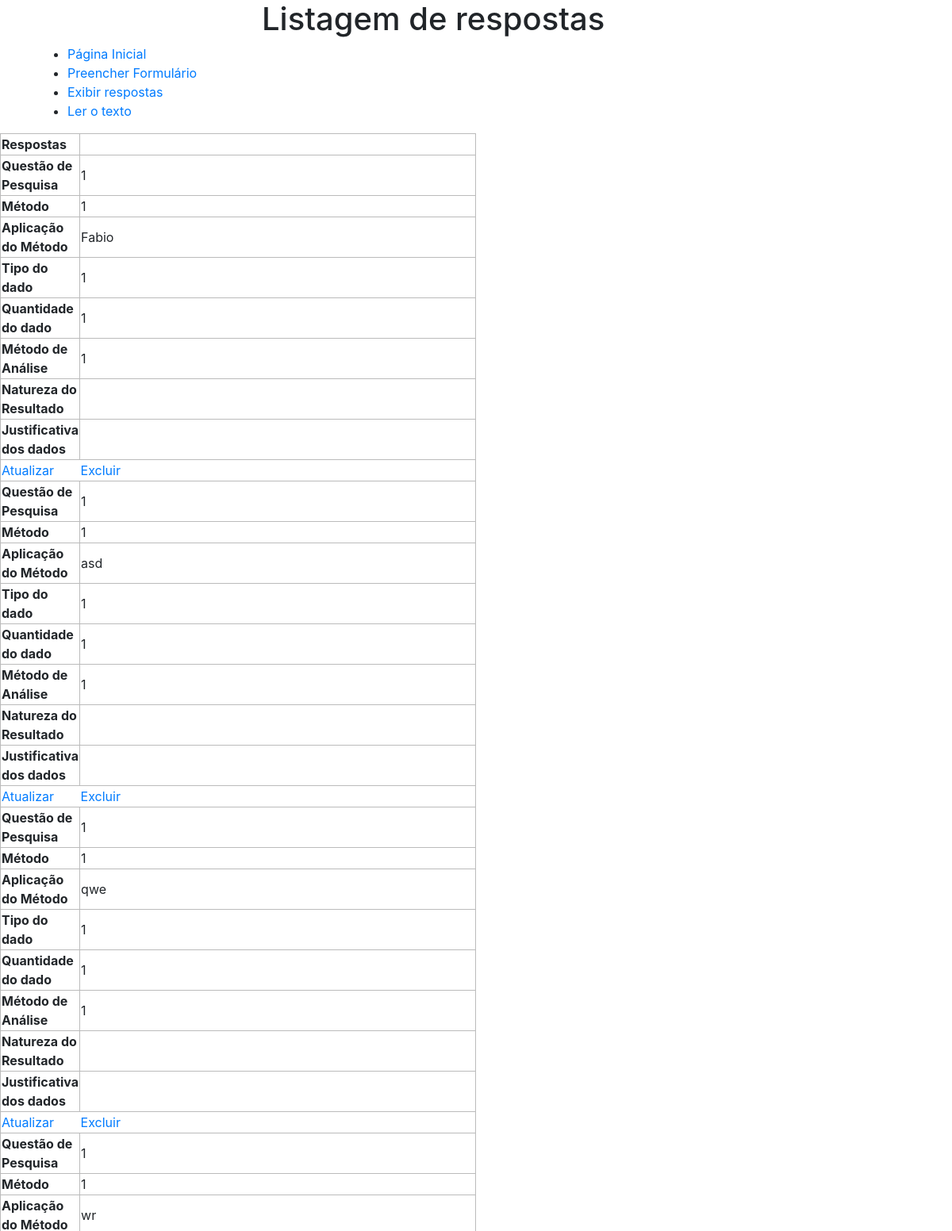
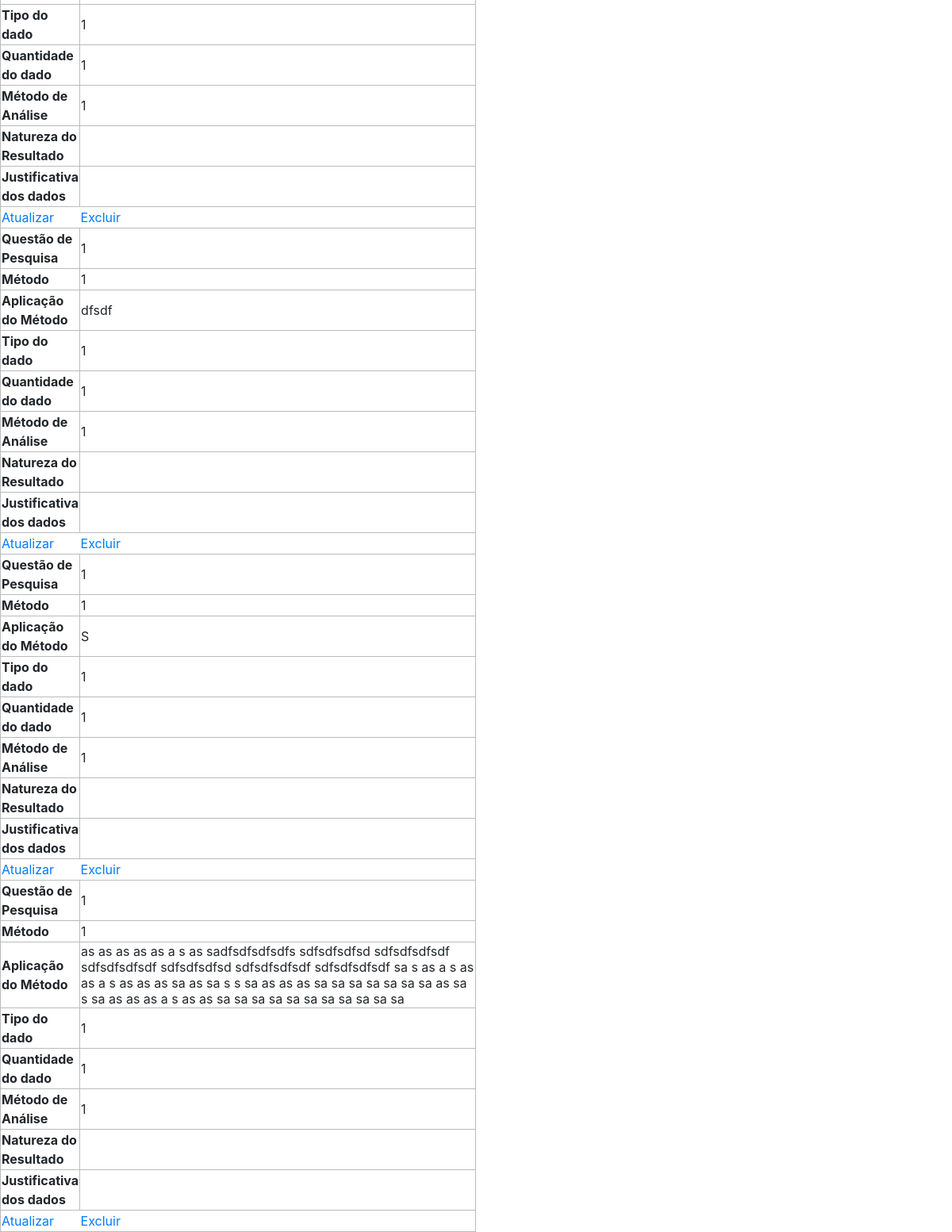
The page /produtos/ on the database as committed earlier (2 pictures, top to bottom).
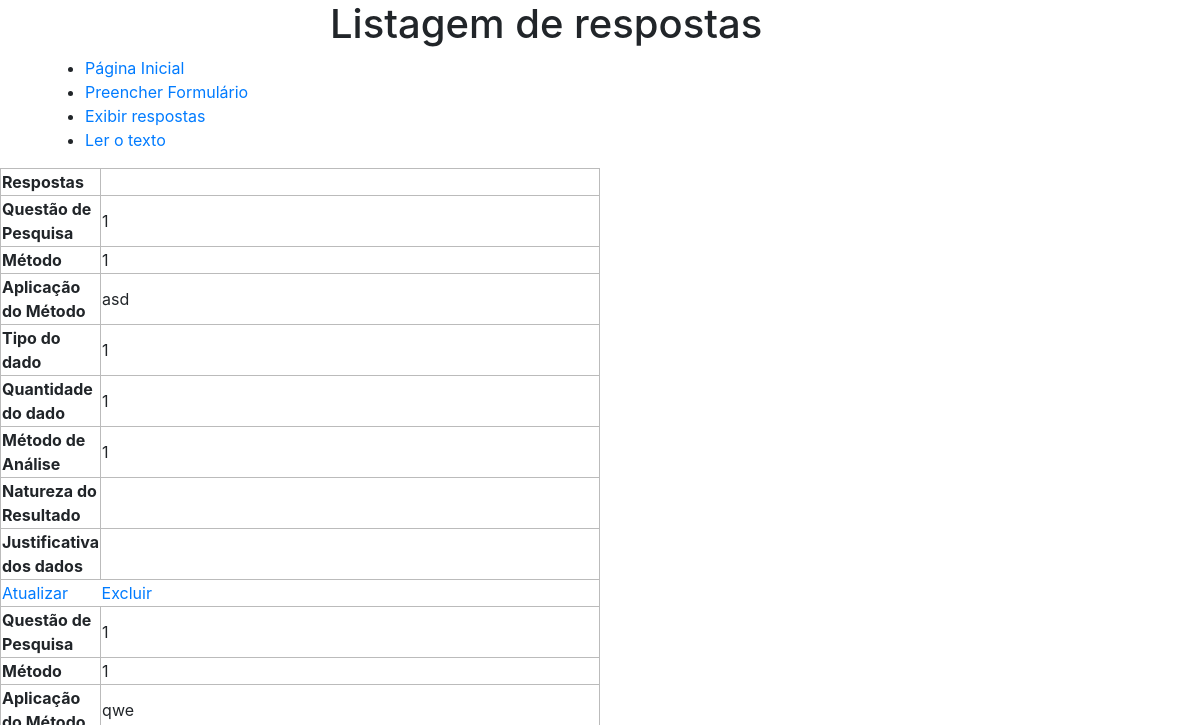
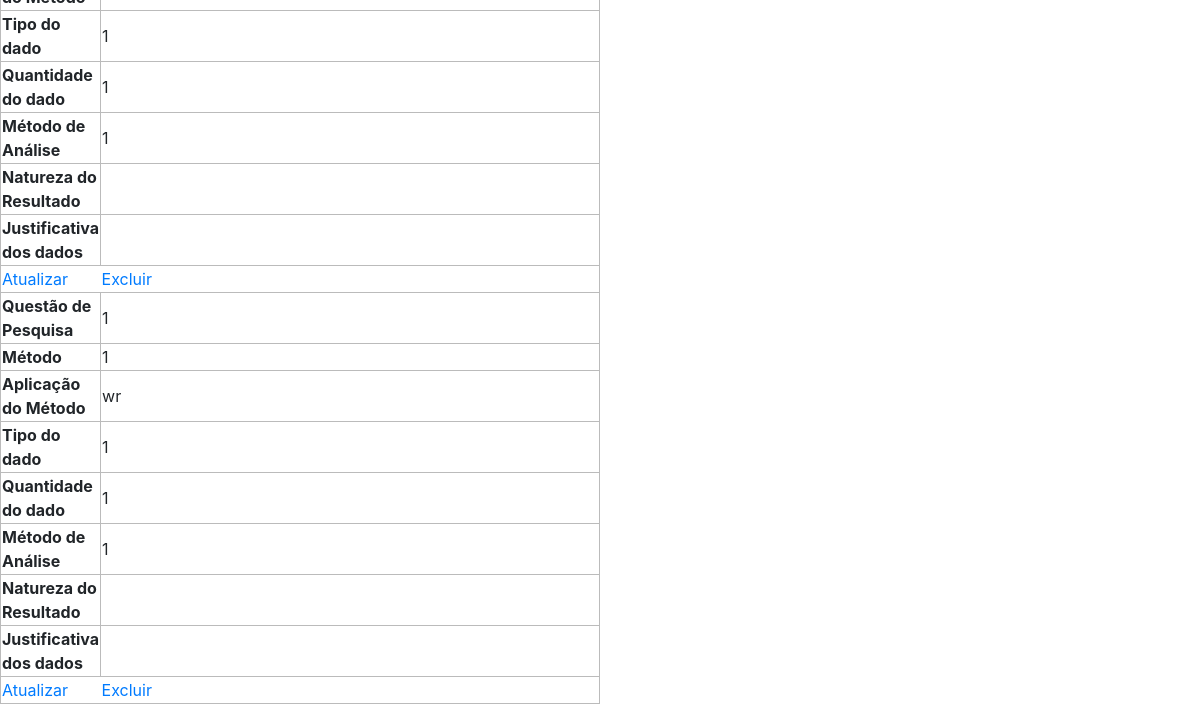
The same page on the database as committed later (2 pictures, top to bottom).
### helloworld/models.py (models this page shows)
class Produto(models.Model):
    questao_de_pesquisa = models.TextField(
        max_length=255,
        null=False,
        blank=False,
        help_text="(Que perguntas se quer responder com o método?)"
    )
    metodo = models.TextField(
        max_length=255,
        null=False,
        blank=False,
        help_text="(Nome dos métodos aplicados)"
    )
    aplicacao_metodo = models.TextField(
        max_length=255,
        null=False,
        blank=False,
        help_text="(Decisões relacionadas ao modo como o método foi aplicado)"
    )
    tipo_dado = models.TextField(
        max_length=255,
        null=False,
        blank=False
    )
    qtde_dado = models.TextField(
        max_length=255,
        null=False,
        blank=False
    )
    metodo_analise = models.TextField(
        max_length=255,
        null=False,
        blank=False
    )
    natureza_resultado = models.TextField(
        max_length=255,
        null=False,
        blank=False
    )
    dados_justifica = models.TextField(
        max_length=255,
        null=False,
        blank=False
    )
    objetos = models.Manager()

### website/views.py (the view)
# urls.py: path('produtos/', ProdutoListView.as_view(), name="lista_produtos"),
class ProdutoListView(ListView):
    template_name = "website/lista.html"
    model = Produto
    context_object_name = "produtos"

### website/templates/website/lista.html (shortened to what this page needs)
{% extends "base_list.html" %}
{% block title %} Listagem de respostas{% endblock %}

### website/templates/base_list.html (shortened to what this page needs)
<!doctype html>
<html lang="en">
  <head>
    {% load static %}
      <link rel="stylesheet" href="{% static "css/estilos.css" %}">
    <link rel="stylesheet" href="https://stackpath.bootstrapcdn.com/bootstrap/4.3.1/css/bootstrap.min.css"
>
  </head>
  <body>
    <div class="container">
      <div class="row">
          <div class='col-6 mx-auto'>
              <h1>{% block title %} CFE {% endblock %}</h1>
          </div>
      </div>
      <ul>
        <li><a href="{% url 'website:index' %}">Página Inicial</a></li>
        <li><a href="{% url 'website:cadastra_produto' %}">Preencher Formulário</a></li>
        <li><a href="{% url 'website:lista_produtos' %}">Exibir respostas</a></li>
        <li><a href="{% url 'website:texto' %}">Ler o texto</a></li>
      </ul>
  </div>
  <div style="max-width: 50%;">
      <table>
          <thead>
              <tr style="border-bottom: 1px solid #AAA">
                  <td style="width:10%"><b>Respostas</b></td>
              </tr>
          </thead>
          <tbody>
              {% for produto in produtos %}
                  <tr>
                      <td style="width:10%"><b>Questão de Pesquisa</b></td>
                      <td class="cell-breakWord">{{ produto.questao_de_pesquisa }}</td>
                  </tr><tr>
                    <td style="width:10%"><b>Método</b></td>
                      <td class="cell-breakWord">{{ produto.metodo }}</td>
                  </tr><tr>
                      <td style="width:10%"><b>Aplicação do Método</b></td>
                      <td class="cell-breakWord">{{ produto.aplicacao_metodo }}</td>
                  </tr><tr>
                      <td style="width:10%"><b>Tipo do dado</b></td>
                      <td class="cell-breakWord">{{ produto.tipo_dado }}</td>
                  </tr><tr>
                      <td style="width:10%"><b>Quantidade do dado</b></td>
                      <td class="cell-breakWord">{{ produto.qtde_dado }}</td>
                  </tr><tr>
                      <td style="width:10%"><b>Método de Análise</b></td>
                      <td class="cell-breakWord">{{ produto.metodo_analise }}</td>
                  </tr><tr>
                      <td style="width:10%"><b>Natureza do Resultado</b></td>
                      <td class="cell-breakWord">{{ natureza_resultado }}</td>
                  </tr><tr>
                      <td style="width:10%"><b>Justificativa dos dados</b></td>
                      <td class="cell-breakWord">{{ dados_justifica }}</td>
                  </tr><tr>
                      <td class="tdbotoes"><a href="{% url 'website:atualiza_produto' pk=produto.id %}">Atualizar</a></td>
                      <td class="tdbotoes"><a href="{% url 'website:deleta_produto' pk=produto.id %}">Excluir</a></td>
                  </tr>
              {% endfor %}
          </tbody>
      </table>
  </div>
  </body>
</html>

Rows that differ between the two databases and show on the page:
removed Produto: questao_de_pesquisa "1", metodo "1", aplicacao_metodo "Fabio", tipo_dado "1", qtde_dado "1", metodo_analise "1"
removed Produto: questao_de_pesquisa "1", metodo "1", aplicacao_metodo "dfsdf", tipo_dado "1", qtde_dado "1", metodo_analise "1"
removed Produto: questao_de_pesquisa "1", metodo "1", aplicacao_metodo "S", tipo_dado "1", qtde_dado "1", metodo_analise "1"
removed Produto: questao_de_pesquisa "1", metodo "1", aplicacao_metodo "as as as as as a s as sadfsdfsdfsdfs sdfsdfsdfsd sdfsdfsdfsdf sdfsdfsdfsdf sdfsdfsdfsd sdfsdfsdfsdf sdfsdfsdfsdf sa s as a s as as a s as as as sa as sa s s sa as as as sa sa sa sa sa sa sa as sa s sa as as as a s as as sa sa sa sa sa sa sa sa sa sa sa", tipo_dado "1", qtde_dado "1", metodo_analise "1"
